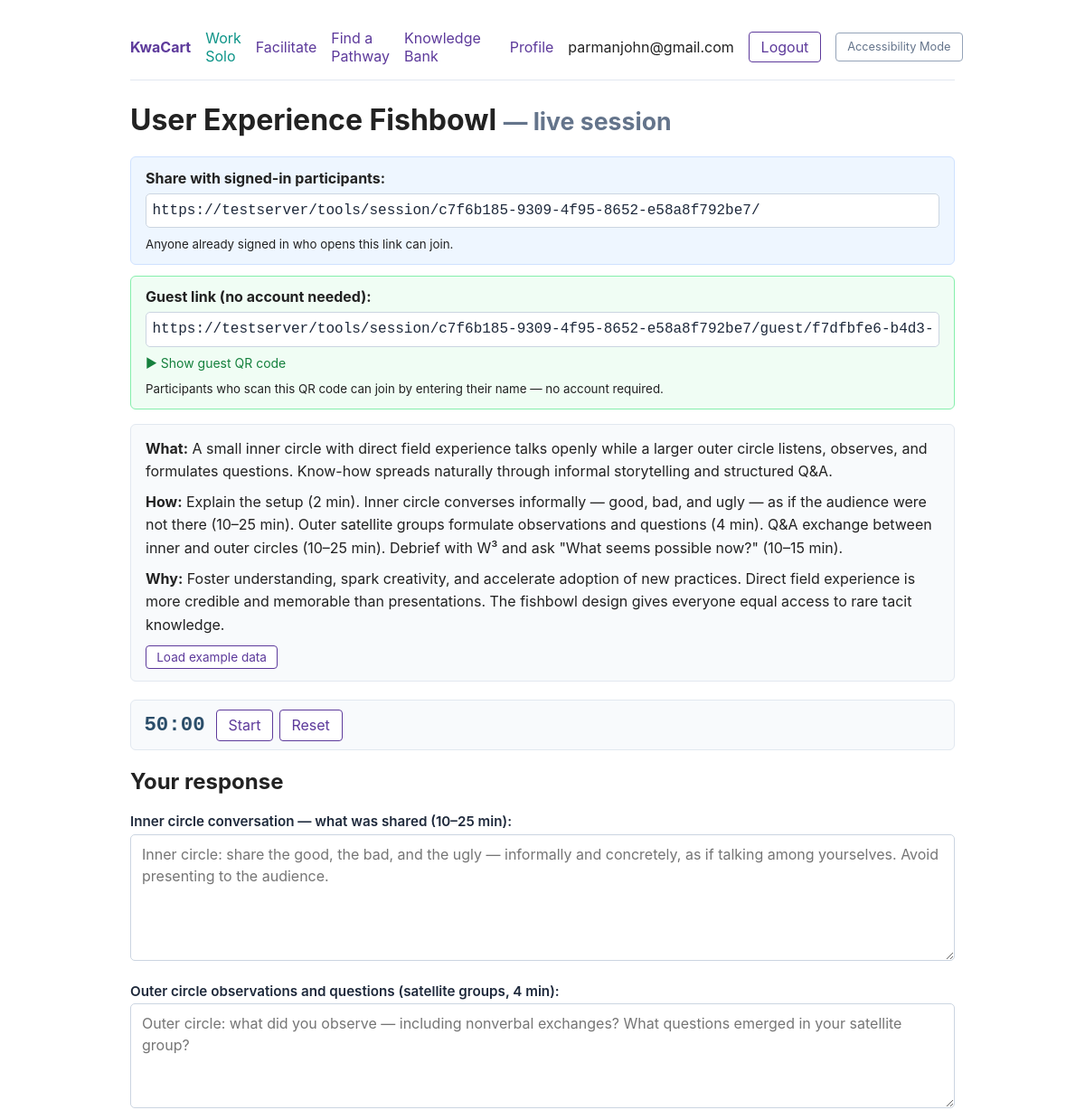
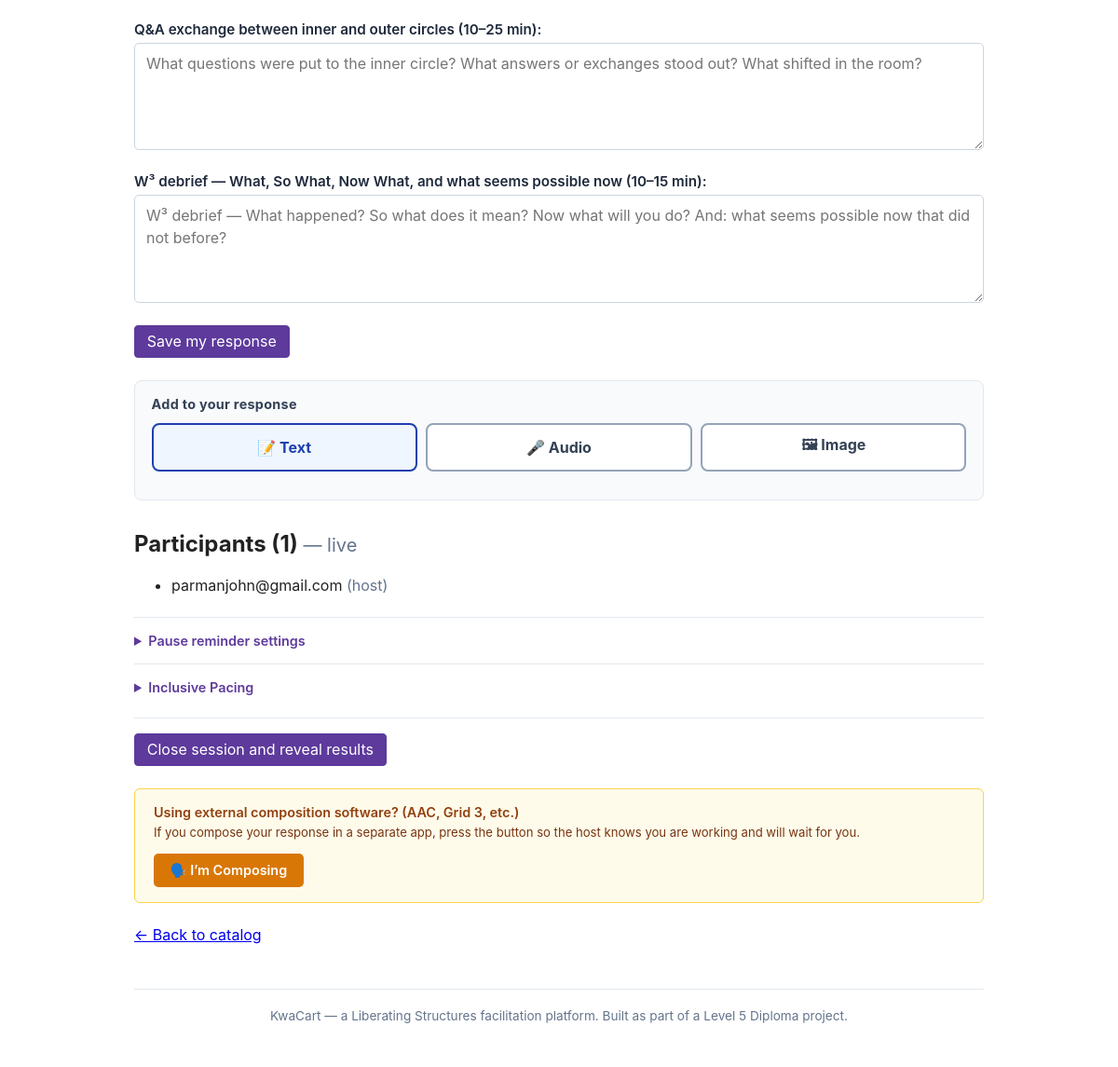
The page /tools/session/c7f6b185-9309-4f95-8652-e58a8f792be7/ (signed in) on the database its author committed (2 pictures, top to bottom).
### accounts/models.py (models this page shows, shortened)
class User(AbstractUser):
    email = models.EmailField(unique=True)
    username = models.CharField(max_length=150, unique=False, blank=True, null=True)
    USERNAME_FIELD = 'email'
    REQUIRED_FIELDS = []
    objects = UserManager()

### archive/models.py (models this page shows, shortened)
class ToolInstance(models.Model):
    user = models.ForeignKey(
        settings.AUTH_USER_MODEL,
        on_delete=models.CASCADE,
        related_name='tool_instances',
        null=True,
        blank=True,
        help_text='Null for unauthenticated guest participants.',
    )
    guest_name = models.CharField(
        max_length=100,
        blank=True,
        help_text='Display name entered by a guest participant (user is null).',
    )
    session = models.ForeignKey(
        ToolSession,
        on_delete=models.CASCADE,
        related_name='instances',
        null=True,
        blank=True,
        help_text='Set when this instance is part of a collaborative session.',
    )
    tool_slug = models.CharField(max_length=100)
    tool_version = models.CharField(max_length=20)
    STATUS_CHOICES = [
        ('draft', 'Draft'),
        ('archived', 'Archived'),
    ]
    status = models.CharField(max_length=10, choices=STATUS_CHOICES, default='draft')
    payload_input = models.JSONField(default=dict, help_text='The raw user inputs.')
    payload_output = models.JSONField(
        default=dict, null=True, blank=True, help_text="The tool's result."
    )
    html_file = models.FileField(upload_to='archives/html/', null=True, blank=True, max_length=500)
    md_file = models.FileField(upload_to='archives/md/', null=True, blank=True, max_length=500)
    rtf_file = models.FileField(upload_to='archives/rtf/', null=True, blank=True, max_length=500)
    attachments = models.JSONField(
        default=list,
        blank=True,
        help_text=(
            'Multimedia attachments added by this participant (audio clips, '
            'symbol-board images, etc.). Each entry is a dict with keys: '
            'type ("audio" | "image"), url (Cloudinary secure_url), '
            'public_id, name.'
        ),
    )
    composing_heartbeat_at = models.DateTimeField(
        null=True, blank=True,
        help_text=(
            'Set by session_mark_composing when an AAC user signals they are '
            'composing in external software. Expires after 15 seconds of inactivity.'
        ),
    )
    created_at = models.DateTimeField(auto_now_add=True)
    updated_at = models.DateTimeField(auto_now=True)
    submitted_at = models.DateTimeField(null=True, blank=True)
    class Meta:
        ordering = ['-updated_at']
        constraints = [
            models.UniqueConstraint(
                fields=['session', 'user'],
                name='unique_session_user_instance',
                condition=models.Q(session__isnull=False),
            ),
        ]

### tools/views.py (the view, shortened to what this page needs)
# urls.py: path('session/<uuid:session_id>/', views.session_detail, name='session_detail'),
@login_required
def session_detail(request, session_id):
    session = get_object_or_404(ToolSession, id=session_id)
    tool_meta = get_tool_metadata(session.tool_slug)
    if not tool_meta:
        return redirect('tools:catalog')
    is_host = (session.host_id == request.user.id)
    instance, _ = ToolInstance.objects.get_or_create(
        session=session,
        user=request.user,
        defaults={
            'tool_slug': session.tool_slug,
            'tool_version': session.tool_version,
            'status': 'draft',
        },
    )
    form_class = get_tool_form_class(session.tool_slug)
    form = None
    if form_class is not None:
        if request.method == 'POST':
            form = form_class(request.POST)
            if form.is_valid():
                try:
                    instance.payload_input = extract_canvas_from_payload(
                        form.cleaned_data, session.tool_slug, request.user.id,
                    )
                    instance.save()
                    messages.success(request, 'Your response was saved.')
                    return redirect('tools:session_detail', session_id=session.id)
                except Exception:
                    messages.error(
                        request,
                        'Unable to save your response — please try again.',
                    )
        else:
            form = form_class(initial=instance.payload_input or {})
    participants = (
        ToolInstance.objects
        .filter(session=session)
        .select_related('user')
        .order_by('created_at')
    )
    share_url = request.build_absolute_uri(
        reverse('tools:session_detail', args=[session.id])
    ).replace('http://', 'https://', 1)
    guest_join_url = request.build_absolute_uri(
        reverse('tools:guest_join', args=[session.id, session.guest_token])
    ).replace('http://', 'https://', 1)
    timer_started_at = (
        session.timer_started_at.isoformat()
        if session.timer_started_at else None
    )
    timer_paused_at = (
        session.timer_paused_at.isoformat()
        if session.timer_paused_at else None
    )
    threshold = session.pause_reminder_threshold_sec
    pause_reminder_threshold_js = 'null' if threshold is None else threshold
    initial_responder_names = [
        p.user.email if p.user_id else (p.guest_name or 'Guest')
        for p in participants
        if p.payload_input
    ]
    return render(request, 'tools/session_open.html', {
        'session': session,
        'tool_meta': tool_meta,
        'instance': instance,
        'form': form,
        'is_host': is_host,
        'participants': participants,
        'share_url': share_url,
        'guest_join_url': guest_join_url,
        'timer_started_at': timer_started_at,
        'timer_paused_at': timer_paused_at,
        'pause_reminder_threshold_sec': threshold,
        'pause_reminder_threshold_js': pause_reminder_threshold_js,
        'initial_responder_names': initial_responder_names,
        'inclusive_pacing': session.inclusive_pacing,
        'inclusive_pacing_multiplier': session.inclusive_pacing_multiplier,
    })

### templates/tools/session_open.html (shortened to what this page needs)
{% extends "base.html" %}
{% load static %}
{% block extra_css %}
<link rel="stylesheet" href="{% static 'css/timer.css' %}">
<link rel="stylesheet" href="{% static 'css/multimedia_input.css' %}">
<link rel="stylesheet" href="{% static 'css/session_waiting.css' %}">
{% endblock %}
{% block content %}
<h1>{{ tool_meta.title }} <small style="color:#64748b;">— live session</small></h1>
<div style="background:#eef6ff; border:1px solid #cfe2ff; padding:0.8rem 1rem;
            border-radius:6px; margin: 0.5rem 0 0.75rem;">
    <strong>Share with signed-in participants:</strong>
    <input type="text" readonly value="{{ share_url }}"
           aria-label="Session invite link (requires login)"
           onclick="this.select()"
           style="width:100%; padding:0.4rem; margin-top:0.4rem;
                  font-family: ui-monospace, Menlo, monospace; box-sizing:border-box;">
    <p style="margin:0.4rem 0 0;"><small>Anyone already signed in who opens this link can join.</small></p>
</div>
<div style="background:#f0fdf4; border:1px solid #86efac; padding:0.8rem 1rem;
            border-radius:6px; margin: 0 0 1rem;">
    <strong>Guest link (no account needed):</strong>
    <input type="text" readonly value="{{ guest_join_url }}"
           aria-label="Guest join link — no login required"
           onclick="this.select()"
           style="width:100%; padding:0.4rem; margin-top:0.4rem;
                  font-family: ui-monospace, Menlo, monospace; box-sizing:border-box;">
    <details style="margin-top:0.6rem; display:inline-block;" id="guest-qr-details"
             data-guest-url="{{ guest_join_url|escapejs }}">
        <summary style="cursor:pointer; color:#15803d; font-size:0.875rem; list-style:none;">
            &#9654; Show guest QR code
        </summary>
    </details>
    <p style="margin:0.5rem 0 0;"><small>Participants who scan this QR code can join by entering their name — no account required.</small></p>
</div>
{% include "tools/info_box.html" %}
{% include "tools/_timer.html" with timer_session_id=session.id is_host=is_host timer_started_at=timer_started_at timer_paused_at=timer_paused_at pause_reminder_threshold_sec=pause_reminder_threshold_sec pause_reminder_threshold_js=pause_reminder_threshold_js inclusive_pacing=inclusive_pacing inclusive_pacing_multiplier=inclusive_pacing_multiplier %}
<h2>Your response</h2>
{% if form %}
<form method="post"
      data-disable-on-submit
      data-loading-text="Saving&hellip;">
    {% if tool_meta.show_canvas %}
        {% for field in form %}
            {% if field.name == 'canvas_data' %}
                {% include "tools/_drawing_canvas.html" %}
                {{ field }}
            {% elif field.is_hidden %}
                {{ field }}
            {% else %}
                <p>{{ field.label_tag }} {{ field }}
                {% if field.errors %}<span id="{{ field.auto_id }}-error" class="field-error">{{ field.errors|join:", " }}</span>{% endif %}
                </p>
            {% endif %}
        {% endfor %}
    {% else %}
        {% for field in form %}
            {% if field.is_hidden %}
                {{ field }}
            {% else %}
                <div style="margin-bottom:1.25rem;">
                    {{ field.label_tag }}
                    {{ field }}
                </div>
            {% endif %}
        {% endfor %}
    {% endif %}
    <div style="display:flex; align-items:center; gap:1rem; flex-wrap:wrap;">
        <button type="submit" class="btn btn-primary">Save my response</button>
    </div>
</form>
{% else %}
<p><em>This tool has no input form configured yet.</em></p>
{% endif %}
<div class="mmi-panel"
     data-upload-url="{% url 'tools:session_attachment_upload' session.id %}"
     data-remove-url="{% url 'tools:session_attachment_remove' session.id %}">
    <p class="mmi-panel__heading">Add to your response</p>
    <div class="mmi-mode-row" role="group" aria-label="Input method">
        <button type="button" class="btn mmi-mode-btn" aria-pressed="true" data-mode="text">
            &#128221;&nbsp;Text
        </button>
        <button type="button" class="btn mmi-mode-btn" aria-pressed="false" data-mode="audio">
            &#127908;&nbsp;Audio
        </button>
        <button type="button" class="btn mmi-mode-btn" aria-pressed="false" data-mode="image">
            &#128444;&nbsp;Image
        </button>
    </div>
</div>
<h2 style="margin-top:2rem;">
    Participants
    (<span id="participant-count">{{ participants|length }}</span>)
    <small style="color:#64748b; font-weight:normal;">
        — <span id="poll-status">live</span>
    </small>
</h2>
<ul id="participant-list">
    {% for p in participants %}
    <li>
        {% if p.user_id %}{{ p.user.email }}{% else %}{{ p.guest_name|default:"Guest" }} <span style="color:#64748b;">(guest)</span>{% endif %}
        {% if p.user_id == session.host_id %}<span style="color:#64748b;">(host)</span>{% endif %}
    </li>
    {% endfor %}
</ul>
{% if is_host %}
<details id="pause-reminder-settings"
         style="margin-top:1.5rem; padding-top:1rem; border-top:1px solid #e2e8f0;">
    <summary style="cursor:pointer; font-size:0.9rem; color:#5D3A9B; font-weight:600;">
        Pause reminder settings
    </summary>
</details>
<details id="inclusive-pacing-settings"
         style="margin-top:1rem; padding-top:1rem; border-top:1px solid #e2e8f0;">
    <summary style="cursor:pointer; font-size:0.9rem; color:#5D3A9B; font-weight:600;">
        Inclusive Pacing
    </summary>
</details>
<form method="post" action="{% url 'tools:session_close' session.id %}"
      style="margin-top:1.5rem; padding-top:1rem; border-top:1px solid #e2e8f0;"
      data-confirm="Close the session? Participants will no longer be able to edit, and the combined results will be revealed to everyone with the link."
      data-loading-text="Closing&hellip;">
    <button type="submit" class="btn btn-primary">Close session and reveal results</button>
</form>
{% else %}
<p style="margin-top:2rem; color:#64748b;">
    The host will close the session when everyone is done.
    The page will refresh automatically once that happens.
</p>
{% endif %}
<div id="aac-presence"
     data-composing-url="{% url 'tools:session_mark_composing' session.id %}"
     style="margin-top:1.5rem; padding:1rem 1.25rem;
            background:#fffbeb; border:1px solid #fcd34d; border-radius:6px;">
    <p style="margin:0 0 0.3rem; font-size:0.9rem; font-weight:600; color:#92400e;">
        Using external composition software? (AAC, Grid&nbsp;3, etc.)
    </p>
    <p style="margin:0 0 0.75rem; font-size:0.82rem; color:#78350f; line-height:1.5;">
        If you compose your response in a separate app, press the button so
        the host knows you are working and will wait for you.
    </p>
    <button type="button"
            id="aac-composing-btn"
            aria-pressed="false"
            style="padding:0.55rem 1.1rem; background:#d97706; color:#fff;
                   border:none; border-radius:5px; font-size:0.9rem;
                   cursor:pointer; font-family:inherit; font-weight:600;">
        &#128483;&#65039; I&rsquo;m Composing
    </button>
</div>
<p style="margin-top:1.5rem;"><a href="{% url 'tools:catalog' %}">&larr; Back to catalog</a></p>
{% endblock %}

### templates/base.html (shortened to what this page needs)
{% load static %}
<!DOCTYPE html>
<html lang="en">
<head>
    <link rel="stylesheet" href="{% static 'css/base.css' %}">
    <link rel="stylesheet" href="{% static 'css/accessibility_theme.css' %}">
    {% block extra_css %}{% endblock %}
</head>
<body>
    <nav>
        <a href="{% url 'home' %}"><strong>KwaCart</strong></a>
        {% if request.user.is_authenticated %}
            <a href="{% url 'tools:catalog' %}?mode=solo"
               style="color:#0d9488;"
               title="Use tools at your own pace">Work Solo</a>
            <a href="{% url 'tools:catalog' %}?mode=live"
               title="Start a live session with your team">Facilitate</a>
            <a href="{% url 'tools:pathway_finder' %}">Find a Pathway</a>
            <a href="{% url 'archive:knowledge_bank' %}">Knowledge Bank</a>
            <a href="{% url 'accounts:profile' %}" title="View and update your profile">Profile</a>
            <span>{{ request.user.email }}</span>
            <form method="post" action="{% url 'accounts:logout' %}" style="display:inline">
                <button type="submit" class="btn">Logout</button>
            </form>
        {% else %}
            <a href="{% url 'about' %}">About</a>
            <a href="{% url 'accessibility' %}">Accessibility</a>
            <span class="spacer"></span>
            <a href="{% url 'accounts:login' %}">Login</a>
            <a href="{% url 'accounts:signup' %}">Sign up</a>
        {% endif %}
        <button type="button"
                id="a11y-theme-toggle"
                class="a11y-toggle-btn"
                aria-pressed="false"
                title="Toggle zero-animation, large-target, high-contrast mode">
        </button>
    </nav>
    <main id="main-content" tabindex="-1">
        {% block content %}{% endblock %}
    </main>
    <footer class="page-footer">
        KwaCart &mdash; a Liberating Structures facilitation platform.
        Built as part of a Level&nbsp;5 Diploma project.
    </footer>
</body>
</html>

### rows shown on the page
User: user.email "parmanjohn@gmail.com"
ToolInstance: user.email "parmanjohn@gmail.com", shows "(host)"

### other values the page prints
{{ tool_meta.title }} "User Experience Fishbowl"
{{ field.label_tag }} "Inner circle conversation — what was shared (10–25 min):" "Outer circle observations and questions (satellite groups, 4 min):" "Q&A exchange between inner and outer circles (10–25 min):" "W³ debrief — What, So What, Now What, and what seems possible now (10–15 min):"
{{ participants|length }} "1"
